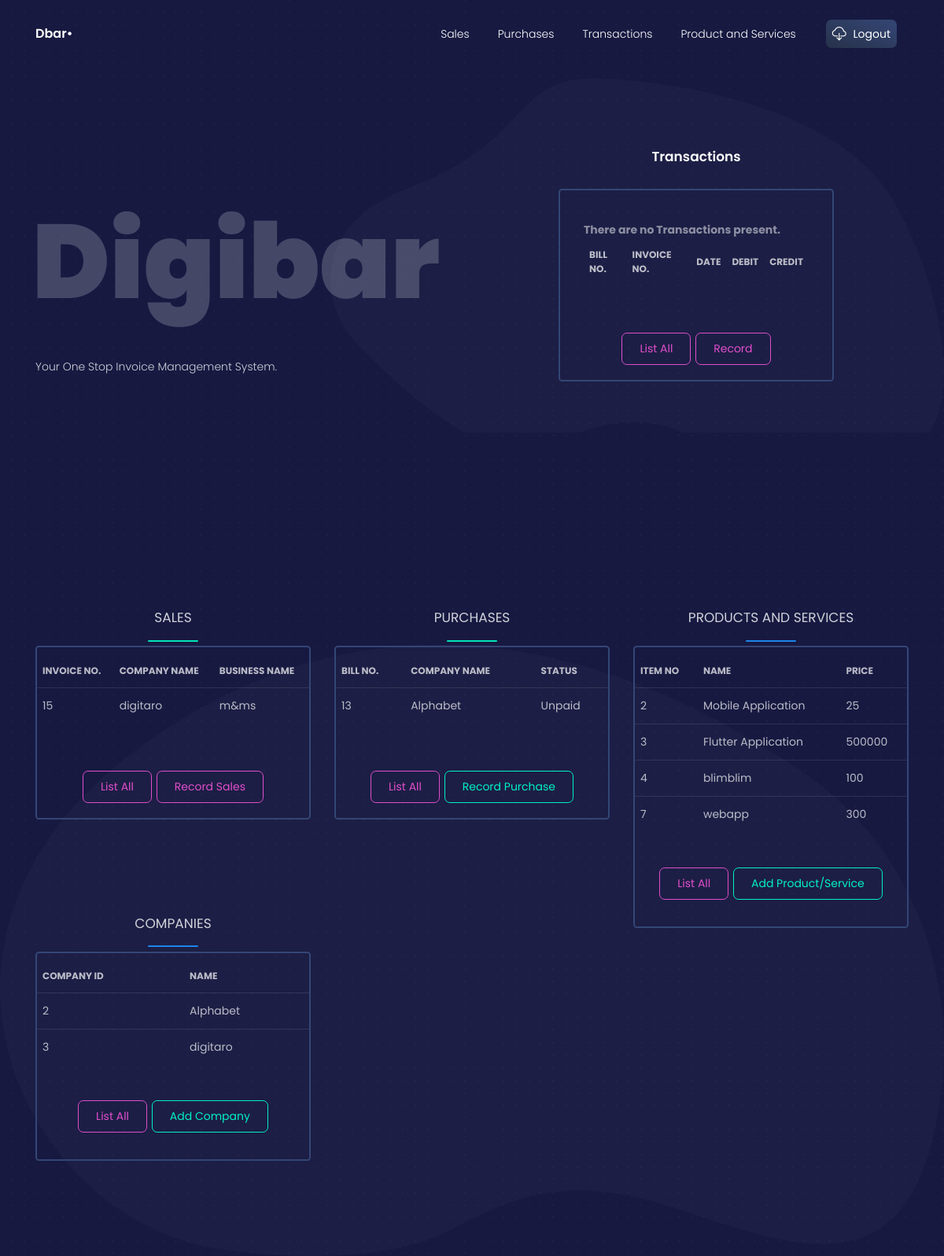
The app's page /dashboard (signed in), older data.
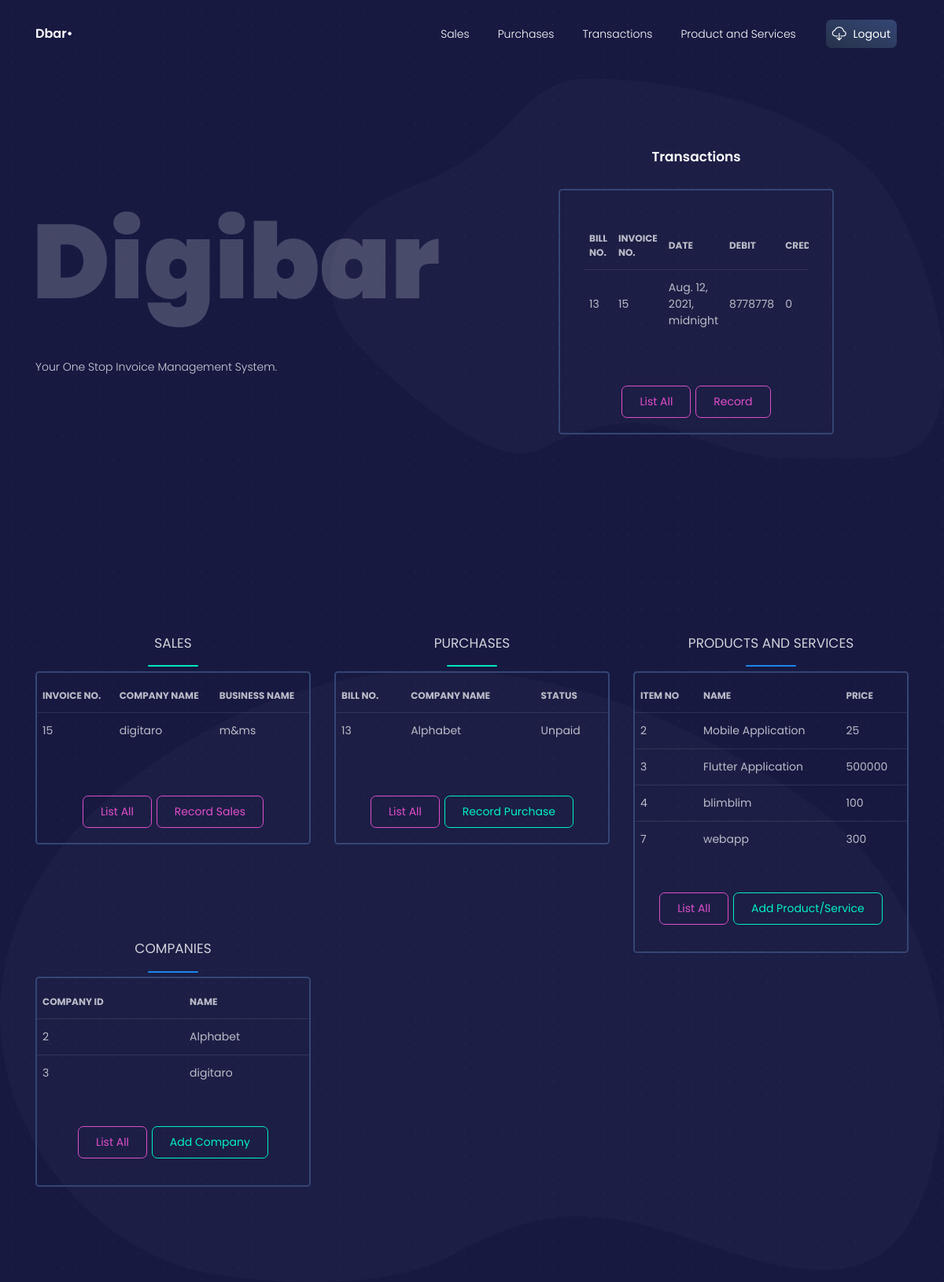
The same page, newer data.
### crm/models.py (models this page shows, shortened)
class Sales(models.Model):
    salesID = models.AutoField(primary_key=True)
    companyID = models.ForeignKey(Company, on_delete=models.CASCADE)
    businessID = models.ForeignKey(Business, on_delete=models.CASCADE)
    items = models.ManyToManyField(ProductsAndServices)
    STAT = (
        ('A', 'Approved'),
        ('NA', 'NotApproved')
    )
    status = models.CharField(max_length=2, choices=STAT)
    def __str__(self):
        return str(self.salesID)

class Company(models.Model):
    companyID = models.AutoField(primary_key=True)
    companyName = models.CharField(max_length=64)
    companyEmail = models.EmailField(max_length=254)
    companyPhoneNumber = models.IntegerField()
    def __str__(self):
        return self.companyName

class Business(models.Model):
    businessID = models.AutoField(primary_key=True)
    businessName = models.CharField(max_length=64)
    ORGANISATION_TYPE = (
        ('SP', 'SoleProprietor'),
        ('P', 'Partnership'),
        ('PL', 'PrivateLimited'),
        ('PBL', 'PublicLimited')
    )
    organisationType = models.CharField(
        max_length=3, choices=ORGANISATION_TYPE)
    businessType = models.CharField(max_length=64)
    CUREN = (
        ('PKR', 'Pakistani Ruppee'),
        ('USD', 'United States Dollar'),
        ('EUR', 'Euro'),
        ('AED', 'Dirham'),
        ('CAD', 'Canadian Dollar'),
        ('AUD', 'Australian Dollar')
    )
    currency = models.CharField(max_length=3, choices=CUREN)
    def __str__(self):
        return self.businessName

class Purchases(models.Model):
    billID = models.AutoField(primary_key=True)
    companyID = models.ForeignKey(Company, on_delete=models.CASCADE)
    businessID = models.ForeignKey(Business, on_delete=models.CASCADE)
    items = models.ManyToManyField(ProductsAndServices)
    STAT = (
        ('Paid', 'Paid'),
        ('Unpaid', 'Unpaid')
    )
    status = models.CharField(max_length=64, choices=STAT)
    def __str__(self):
        return str(self.billID)

class ProductsAndServices(models.Model):
    itemID = models.AutoField(primary_key=True)
    psName = models.CharField(max_length=512)
    isProduct = models.BooleanField()
    itemDescription = models.CharField(max_length=500)
    rate = models.IntegerField()

class Transaction(models.Model):
    transactionID = models.AutoField(primary_key=True)
    billID = models.ForeignKey(Purchases, on_delete=models.CASCADE)
    salesID = models.ForeignKey(Sales, on_delete=models.CASCADE)
    date = models.DateTimeField(auto_now=False, auto_now_add=False)
    debit = models.IntegerField()
    credit = models.IntegerField()

### crm/views.py (the view)
# urls.py: path('dashboard', views.dashboard, name='dashboard'),
@login_required
def dashboard(request):
    sales_list = Sales.objects.order_by('salesID')[:5]
    Purchases_list = Purchases.objects.order_by('billID')[:5]
    PNS_list = ProductsAndServices.objects.order_by('itemID')[:5]
    Trans_list = Transaction.objects.order_by('transactionID')[:5]
    companies_list = Company.objects.order_by('companyID')[:5]
    context_dict = {'Sales': sales_list, 'Purchases': Purchases_list,
                    'ProductandServices': PNS_list, 'Transaction': Trans_list, 'Companies': companies_list}
    return render(request, 'dashboard.html', context_dict)

### templates/dashboard.html (shortened to what the changed rows need)
{% load static %}
{% load static %}
{% load widget_tweaks %}
<!DOCTYPE html>
<html lang="en">
<head>
  <link href="https://use.fontawesome.com/releases/v5.0.6/css/all.css" rel="stylesheet">
    <link rel="stylesheet" href="https://maxcdn.bootstrapcdn.com/bootstrap/4.5.2/css/bootstrap.min.css">
  <link href="{% static './css/nucleo-icons.css' %}" rel="stylesheet" />
  <link href="{% static './css/blk-design-system.css' %}" rel="stylesheet" />
  <link href="{% static './demo/demo.css' %}" rel="stylesheet" />
</head>
<body class="profile-page">
  <div class="wrapper">
    <div class="page-header">
      <div class="container align-items-center">
        <div class="row">
          <div class="col-lg-4 col-md-6 ml-auto mr-auto">
            <div class="card card-coin card-plain">
              <div class="card-body">
                <div class="tab-content tab-subcategories">
                  <div class="tab-pane active" id="linka">
                    <div class="table-responsive">
                      <table class="table tablesorter " id="plain-table">
                        <thead class=" text-primary">
                          <tr>
                            <th class="header">Bill No.</th>
                            <th class="header">Invoice No.</th>
                            <th class="header">Date</th>
                            <th class="header">Debit</th>
                            <th class="header">Credit</th>
                          </tr>
                        </thead>
                        <tbody>
                        {% if Transaction %}
                          {% for category in Transaction %}
                          <tr>
                            <td>{{ category.billID }}</td>
                            <td>{{ category.salesID}}</td>
                            <td>{{ category.date }}</td>
                            <td>{{ category.debit }}</td>
                            <td>{{ category.credit }}</td>
                          </tr>
                          {% endfor %}
                        {% else %}
                        <tr>
                            <strong>There are no Transactions present.</strong>
                        </tr>
                        {% endif %}
                        </tbody>
                      </table>
                    </div>
                  </div>
                </div>
              </div>
            </div>
          </div>
        </div>
      </div>
    </div>
    <section class="section section-lg section-coins">
      <div class="container">
        <div class="row">
          <div class="col-md-4">
            <div class="card card-coin card-plain">
              <div class="card-body">
                <div class="row">
                    <div class="table-responsive justify-content-center">
                      <table class="table tablesorter " id="plain-table">
                        <thead class=" text-primary">
                          <tr>
                            <th class="header">Invoice No.</th>
                            <th class="header">Company Name</th>
                            <th class="header">Business Name</th>
                          </tr>
                        </thead>
                        <tbody>
                          {% if Sales %}
                          {% for sale in Sales %}
                          <tr>
                            <td>
                              {{ sale.salesID }}
                            </td>
                            <td>
                              {{ sale.companyID }}
                            </td>
                            <td>
                              {{ sale.businessID }}
                            </td>
                          </tr>
                          {% endfor %}
                        {% else %}
                        <tr><strong>There are no Sales present.</strong></tr>
                        {% endif %}
                        </tbody>
                      </table>
                    </div>
                </div>
              </div>
            </div>
          </div>
          <div class="col-md-4">
            <div class="card card-coin card-plain">
              <div class="card-body">
                <div class="row">
                  <div class="table-responsive justify-content-center">
                      <table class="table tablesorter " id="plain-table">
                        <thead class=" text-primary">
                          <tr>
                            <th class="header">
                              Bill No.
                            </th>
                            <th class="header">
                              Company Name
                            </th>
                            <th class="header">
                              Status
                            </th>
                          </tr>
                        </thead>
                        <tbody>
                          {% if Purchases %}
                          {% for category in Purchases %}
                          <tr>
                            <td>
                              {{ category.billID }}
                            </td>
                            <td>
                              {{ category.companyID }}
                            </td>
                            <td>
                              {{ category.status }}
                            </td>
                          </tr>
                          {% endfor %}
                        {% else %}
                        <tr>
                            <strong>There are no purchases present.</strong>
                        </tr>
                        {% endif %}
                        </tbody>
                      </table>
                    </div>
                </div>
              </div>
            </div>
          </div>
          <div class="col-md-4">
            <div class="card card-coin card-plain">
              <div class="card-body">
                <div class="row">
                  <div class="table-responsive justify-content-center">
                      <table class="table tablesorter " id="plain-table">
                        <thead class=" text-primary">
                          <tr>
                            <th class="header">Item no</th>
                            <th class="header">Name</th>
                            <th class="header">Price</th>
                          </tr>
                        </thead>
                        <tbody>
                          {% if ProductandServices %}
                          {% for ps in ProductandServices %}
                          <tr>
                            <td>{{ ps.itemID }}</td>
                            <td>{{ ps.psName }}</td>
                            <td>{{ ps.rate }}</td>
                          </tr>
                          {% endfor %}
                        {% else %}
                        <tr>
                            <strong>There are no prodcuts or services present.</strong>
                        </tr>
                        {% endif %}
                        </tbody>
                      </table>
                    </div>
              </div>
            </div>
          </div>
        </div>
        <div class="col-md-4">
          <div class="card card-coin card-plain">
            <div class="card-body">
              <div class="row">
                <div class="table-responsive justify-content-center">
                    <table class="table tablesorter " id="plain-table">
                      {% if Companies %}
                      <thead class=" text-primary">
                        <tr>
                          <th class="header">Company ID</th>
                          <th class="header">Name</th>
                        </tr>
                      </thead>
                      <tbody>
                        {% for company in Companies %}
                        <tr>
                          <td>{{ company.companyID }}</td>
                          <td>{{ company.companyName }}</td>
                        </tr>
                        {% endfor %}
                      </tbody>
                      {% else %}
                      <tr>
                          <strong>There are no Companies present.</strong>
                      </tr>
                      {% endif %}
                    </table>
                  </div>
            </div>
          </div>
      </div>
    </section>
  </div>
</body>
</html>

Row changes from the older to the newer data that the page shows:
added Transaction: billID "13", salesID "15", date "Aug. 12, 2021, midnight", debit "8778778", credit "0"
Text that changed along with them:
text no longer shown: "There are no Transactions present."
